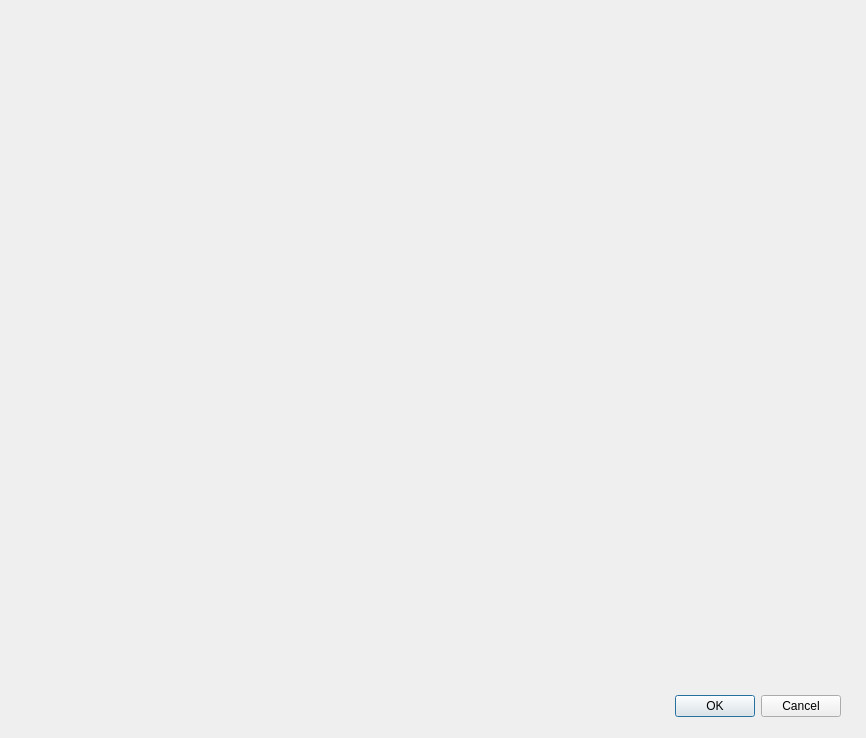
<?xml version="1.0" encoding="UTF-8"?>
<ui version="4.0">
 <class>MetaDataDialog</class>
 <widget class="QDialog" name="MetaDataDialog">
  <property name="geometry">
   <rect>
    <x>0</x>
    <y>0</y>
    <width>866</width>
    <height>738</height>
   </rect>
  </property>
  <property name="windowTitle">
   <string>Dialog</string>
  </property>
  <widget class="QDialogButtonBox" name="buttonBox">
   <property name="geometry">
    <rect>
     <x>500</x>
     <y>690</y>
     <width>341</width>
     <height>32</height>
    </rect>
   </property>
   <property name="orientation">
    <enum>Qt::Orientation::Horizontal</enum>
   </property>
   <property name="standardButtons">
    <set>QDialogButtonBox::StandardButton::Cancel|QDialogButtonBox::StandardButton::Ok</set>
   </property>
  </widget>
 </widget>
 <resources/>
 <connections>
  <connection>
   <sender>buttonBox</sender>
   <signal>accepted()</signal>
   <receiver>MetaDataDialog</receiver>
   <slot>accept()</slot>
   <hints>
    <hint type="sourcelabel">
     <x>248</x>
     <y>254</y>
    </hint>
    <hint type="destinationlabel">
     <x>157</x>
     <y>274</y>
    </hint>
   </hints>
  </connection>
  <connection>
   <sender>buttonBox</sender>
   <signal>rejected()</signal>
   <receiver>MetaDataDialog</receiver>
   <slot>reject()</slot>
   <hints>
    <hint type="sourcelabel">
     <x>316</x>
     <y>260</y>
    </hint>
    <hint type="destinationlabel">
     <x>286</x>
     <y>274</y>
    </hint>
   </hints>
  </connection>
 </connections>
</ui>
